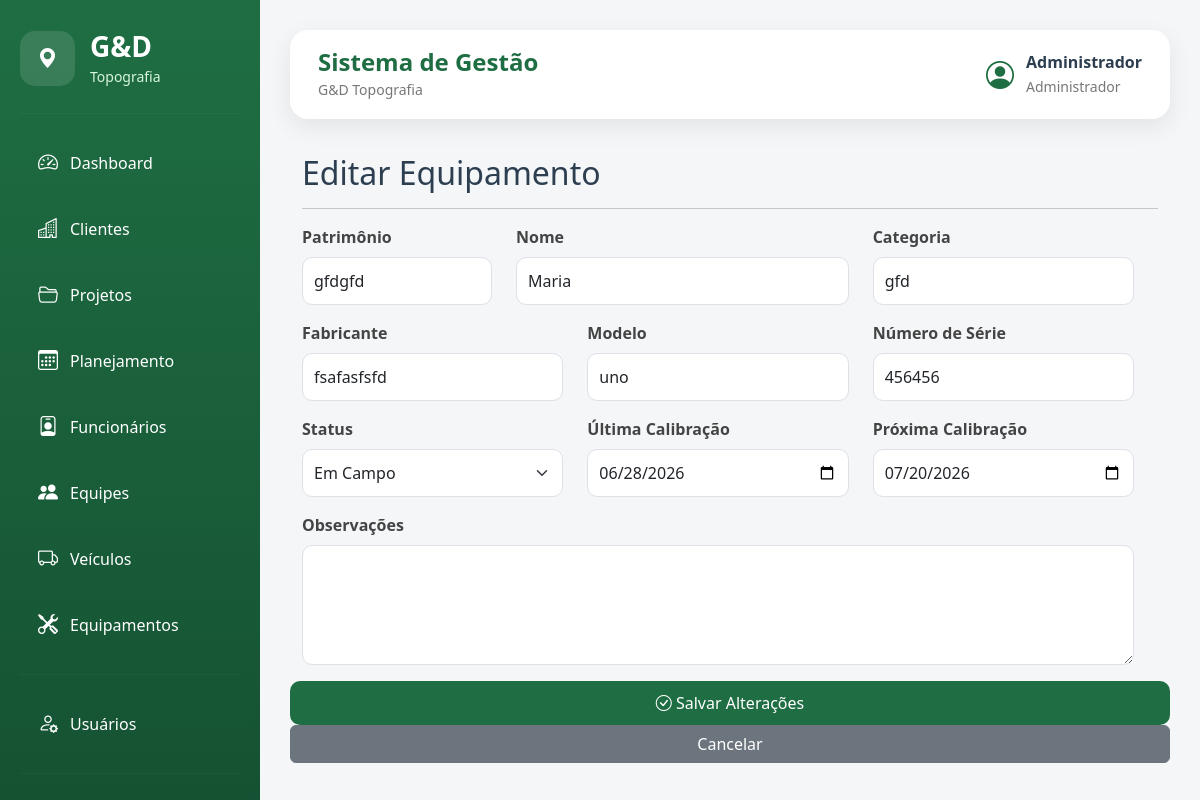
The app's page /equipamentos/editar/1 (signed in) with its own data.
### models/usuario.py (models this page shows, shortened)
class Usuario(UserMixin, db.Model):
    __tablename__ = "usuarios"
    id = db.Column(db.Integer, primary_key=True)
    nome = db.Column(db.String(100), nullable=False)
    email = db.Column(db.String(120), unique=True, nullable=False)
    senha = db.Column(db.String(255), nullable=False)
    perfil = db.Column(
        db.String(50),
        nullable=False,
        default="Administrador"
    )
    ativo = db.Column(
        db.Boolean,
        nullable=False,
        default=True
    )
    data_criacao = db.Column(
        db.DateTime,
        default=datetime.utcnow
    )
    ultimo_login = db.Column(
        db.DateTime,
        nullable=True
    )
    ultimo_acesso = db.Column(
        db.DateTime,
        nullable=True
    )
    foto = db.Column(
        db.String(255),
        nullable=True
    )
    telefone = db.Column(
        db.String(20),
        nullable=True
    )
    observacoes = db.Column(
        db.Text,
        nullable=True
    )

### models/equipamento.py (models this page shows)
class Equipamento(db.Model):
    __tablename__ = "equipamentos"
    id = db.Column(db.Integer, primary_key=True)
    patrimonio = db.Column(db.String(30), unique=True)
    nome = db.Column(db.String(150), nullable=False)
    categoria = db.Column(db.String(100))
    fabricante = db.Column(db.String(100))
    modelo = db.Column(db.String(100))
    numero_serie = db.Column(db.String(100))
    status = db.Column(
        db.String(30),
        default="Disponível"
    )
    ultima_calibracao = db.Column(db.Date)
    proxima_calibracao = db.Column(db.Date)
    observacoes = db.Column(db.Text)

### routes/equipamentos.py (the view)
@equipamentos.route("/equipamentos/editar/<int:id>")
@login_required
def editar_equipamento(id):
    equipamento = Equipamento.query.get_or_404(id)
    return render_template(
        "editar_equipamento.html",
        equipamento=equipamento
    )

### app.py (called while the page is built)
@app.context_processor
def inject_csrf_token():
    return dict(csrf_token=generate_csrf)

@login_manager.user_loader
def load_user(user_id):
    return Usuario.query.get(int(user_id))

### templates/editar_equipamento.html (shortened to what this page needs)
{% extends "layout/base.html" %}
{% block content %}
<div class="container-fluid">
    <h2>Editar Equipamento</h2>
    <hr>
    <form action="/equipamentos/atualizar/{{ equipamento.id }}" method="POST">
        <form action="/clientes/salvar" method="POST">
    <div class="row">
        <div class="row">
            <div class="col-md-3 mb-3">
                <label class="form-label">Patrimônio</label>
                <input
                    type="text"
                    class="form-control"
                    name="patrimonio"
                    value="{{ equipamento.patrimonio }}"
                    required>
            </div>
            <div class="col-md-5 mb-3">
                <label class="form-label">Nome</label>
                <input
                    type="text"
                    class="form-control"
                    name="nome"
                    value="{{ equipamento.nome }}"
                    required>
            </div>
            <div class="col-md-4 mb-3">
                <label class="form-label">Categoria</label>
                <input
                    type="text"
                    class="form-control"
                    name="categoria"
                    value="{{ equipamento.categoria }}">
            </div>
            <div class="col-md-4 mb-3">
                <label class="form-label">Fabricante</label>
                <input
                    type="text"
                    class="form-control"
                    name="fabricante"
                    value="{{ equipamento.fabricante }}">
            </div>
            <div class="col-md-4 mb-3">
                <label class="form-label">Modelo</label>
                <input
                    type="text"
                    class="form-control"
                    name="modelo"
                    value="{{ equipamento.modelo }}">
            </div>
            <div class="col-md-4 mb-3">
                <label class="form-label">Número de Série</label>
                <input
                    type="text"
                    class="form-control"
                    name="numero_serie"
                    value="{{ equipamento.numero_serie }}">
            </div>
            <div class="col-md-4 mb-3">
                <label class="form-label">Status</label>
                <select class="form-select" name="status">
                    <option value="Em Campo"
                        {% if equipamento.status == "Em Campo" %}selected{% endif %}>
                        Em Campo
                    </option>
                </select>
            </div>
            <div class="col-md-4 mb-3">
                <label class="form-label">Última Calibração</label>
                <input
                    type="date"
                    class="form-control"
                    name="ultima_calibracao"
                    value="{% if equipamento.ultima_calibracao %}{{ equipamento.ultima_calibracao.strftime('%Y-%m-%d') }}{% endif %}">
            </div>
            <div class="col-md-4 mb-3">
                <label class="form-label">Próxima Calibração</label>
                <input
                    type="date"
                    class="form-control"
                    name="proxima_calibracao"
                    value="{% if equipamento.proxima_calibracao %}{{ equipamento.proxima_calibracao.strftime('%Y-%m-%d') }}{% endif %}">
            </div>
            <div class="col-md-12 mb-3">
                <label class="form-label">Observações</label>
                <textarea
                    class="form-control"
                    rows="4"
                    name="observacoes">{{ equipamento.observacoes }}</textarea>
            </div>
        </div>
        <button class="btn btn-success">
            <i class="bi bi-check-circle"></i>
            Salvar Alterações
        </button>
        <a href="/equipamentos" class="btn btn-secondary">
            Cancelar
        </a>
    </form>
</div>
{% endblock %}

### templates/layout/base.html (shortened to what this page needs)
<!DOCTYPE html>
<html lang="pt-BR">
<head>
    <link href="https://cdn.jsdelivr.net/npm/bootstrap@5.3.3/dist/css/bootstrap.min.css" rel="stylesheet">
    <link href="https://cdn.jsdelivr.net/npm/bootstrap-icons@1.11.3/font/bootstrap-icons.css" rel="stylesheet">
    <link rel="stylesheet" href="{{ url_for('static', filename='css/style.css') }}">
</head>
<body>
    <div class="sidebar">
        <div class="logo">
            <div class="logo-icon">
                <i class="bi bi-geo-alt-fill"></i>
            </div>
            <div>
                <h3>G&D</h3>
                <small>Topografia</small>
            </div>
        </div>
        <hr>
        <a href="{{ url_for('dashboard.inicio') }}">
            <i class="bi bi-speedometer2"></i>
            <span>Dashboard</span>
        </a>
        <a href="{{ url_for('clientes.listar_clientes') }}">
            <i class="bi bi-buildings"></i>
            <span>Clientes</span>
        </a>
        <a href="{{ url_for('projetos.listar_projetos') }}">
            <i class="bi bi-folder2-open"></i>
            <span>Projetos</span>
        </a>
        <a href="{{ url_for('planejamento.listar_planejamento') }}">
            <i class="bi bi-calendar3"></i>
            <span>Planejamento</span>
        </a>
        <a href="{{ url_for('funcionarios.listar_funcionarios') }}">
            <i class="bi bi-person-badge"></i>
            <span>Funcionários</span>
        </a>
        <a href="{{ url_for('equipes.listar_equipes') }}">
            <i class="bi bi-people-fill"></i>
            <span>Equipes</span>
        </a>
        <a href="{{ url_for('veiculos.listar_veiculos') }}">
            <i class="bi bi-truck"></i>
            <span>Veículos</span>
        </a>
        <a href="{{ url_for('equipamentos.listar_equipamentos') }}">
            <i class="bi bi-tools"></i>
            <span>Equipamentos</span>
        </a>
        <hr>
        <a href="{{ url_for('usuarios.listar_usuarios') }}">
            <i class="bi bi-person-gear"></i>
            <span>Usuários</span>
        </a>
        <hr>
        <a href="{{ url_for('auth.logout') }}">
        </a>
    </div>
    <div class="conteudo">
        <div class="topbar">
            <div>
                <h4>Sistema de Gestão</h4>
                <small>G&D Topografia</small>
            </div>
            <div class="topbar-right">
                <div class="usuario">
                    <i class="bi bi-person-circle fs-3"></i>
                    <div>
                        <strong>
                            {{ current_user.nome }}
                        </strong>
                        <small>
                            {{ current_user.perfil }}
                        </small>
                    </div>
                </div>
            </div>
        </div>
        {% block content %}
        {% endblock %}
    </div>
</body>
</html>

### static/css/style.css (style rules this page uses)
:root { --verde-principal:#1F6E43; --verde-secundario:#2E8B57; --verde-escuro:#155233; --cinza-claro:#F4F6F8; --cinza:#D8DEE4; --texto:#2C3E50; --branco:#FFFFFF; --sombra:0 8px 25px rgba(0,0,0,.08); --radius:18px; }
* { margin:0; padding:0; box-sizing:border-box; }
body { background:var(--cinza-claro); font-family:"Segoe UI",Tahoma,Geneva,Verdana,sans-serif; color:var(--texto); overflow-x:hidden; }
.sidebar { position:fixed; top:0; left:0; width:260px; height:100vh; background:linear-gradient( 180deg, var(--verde-principal), var(--verde-escuro) ); color:white; padding:30px 20px; overflow-y:auto; overflow-x:hidden; z-index:1000; }
.logo { display:flex; align-items:center; gap:15px; margin-bottom:25px; }
.logo-icon { width:55px; height:55px; border-radius:15px; background:rgba(255,255,255,.12); display:flex; align-items:center; justify-content:center; font-size:28px; }
.logo h3 { margin:0; font-weight:700; }
.logo small { color:#d9f6df; }
.sidebar hr { border-color:rgba(255,255,255,.15); margin:20px 0; }
.sidebar a { display:flex; align-items:center; gap:12px; color:white; text-decoration:none; padding:14px 18px; border-radius:12px; margin-bottom:8px; transition:.25s; }
.sidebar i { font-size:20px; }
.conteudo { margin-left:260px; width:calc(100% - 260px); min-height:100vh; padding:30px; }
.topbar { background:white; border-radius:18px; padding:18px 28px; display:flex; justify-content:space-between; align-items:center; margin-bottom:35px; box-shadow:var(--sombra); }
.topbar h4 { margin:0; color:var(--verde-principal); font-weight:700; }
.topbar small { color:#777; }
.topbar-right { display:flex; align-items:center; gap:20px; }
.usuario { display:flex; align-items:center; gap:12px; }
.usuario i { color:var(--verde-principal); }
.usuario strong { display:block; }
.usuario small { color:#777; }
.btn-success { background:var(--verde-principal); border:none; border-radius:10px; padding:10px 18px; }
.form-control, .form-select { border-radius:10px; padding:11px; }
.form-label { font-weight:600; color:#444; }

### records on screen
Usuario: nome "Administrador", perfil "Administrador"
Equipamento: patrimonio "gfdgfd", nome "Maria", categoria "gfd", fabricante "fsafasfsfd", modelo "uno", numero_serie "456456", status "Em Campo", ultima_calibracao "06/28/2026", proxima_calibracao "07/20/2026"
